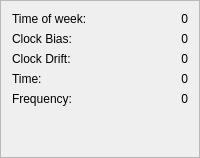
                <widget class="QFrame" name="frameCLOCK">
                 <property name="frameShape">
                  <enum>QFrame::StyledPanel</enum>
                 </property>
                 <property name="frameShadow">
                  <enum>QFrame::Raised</enum>
                 </property>
                 <layout class="QGridLayout" name="gridLayout_6">
                  <item row="2" column="1">
                   <widget class="QLabel" name="labelCLOCKD">
                    <property name="text">
                     <string>0</string>
                    </property>
                    <property name="alignment">
                     <set>Qt::AlignRight|Qt::AlignTrailing|Qt::AlignVCenter</set>
                    </property>
                   </widget>
                  </item>
                  <item row="4" column="1">
                   <widget class="QLabel" name="labelCLOCKF">
                    <property name="text">
                     <string>0</string>
                    </property>
                    <property name="alignment">
                     <set>Qt::AlignRight|Qt::AlignTrailing|Qt::AlignVCenter</set>
                    </property>
                   </widget>
                  </item>
                  <item row="3" column="0">
                   <widget class="QLabel" name="label_38">
                    <property name="text">
                     <string>Time: </string>
                    </property>
                   </widget>
                  </item>
                  <item row="2" column="0">
                   <widget class="QLabel" name="label_37">
                    <property name="text">
                     <string>Clock Drift: </string>
                    </property>
                   </widget>
                  </item>
                  <item row="1" column="0">
                   <widget class="QLabel" name="label_36">
                    <property name="text">
                     <string>Clock Bias: </string>
                    </property>
                   </widget>
                  </item>
                  <item row="1" column="1">
                   <widget class="QLabel" name="labelCLOCKB">
                    <property name="text">
                     <string>0</string>
                    </property>
                    <property name="alignment">
                     <set>Qt::AlignRight|Qt::AlignTrailing|Qt::AlignVCenter</set>
                    </property>
                   </widget>
                  </item>
                  <item row="0" column="1">
                   <widget class="QLabel" name="labelCLOCKITOW">
                    <property name="text">
                     <string>0</string>
                    </property>
                    <property name="alignment">
                     <set>Qt::AlignRight|Qt::AlignTrailing|Qt::AlignVCenter</set>
                    </property>
                   </widget>
                  </item>
                  <item row="0" column="0">
                   <widget class="QLabel" name="label_35">
                    <property name="text">
                     <string>Time of week: </string>
                    </property>
                   </widget>
                  </item>
                  <item row="3" column="1">
                   <widget class="QLabel" name="labelCLOCKT">
                    <property name="text">
                     <string>0</string>
                    </property>
                    <property name="alignment">
                     <set>Qt::AlignRight|Qt::AlignTrailing|Qt::AlignVCenter</set>
                    </property>
                   </widget>
                  </item>
                  <item row="4" column="0">
                   <widget class="QLabel" name="label_39">
                    <property name="text">
                     <string>Frequency: </string>
                    </property>
                   </widget>
                  </item>
                  <item row="5" column="0">
                   <spacer name="verticalSpacer_9">
                    <property name="orientation">
                     <enum>Qt::Vertical</enum>
                    </property>
                    <property name="sizeHint" stdset="0">
                     <size>
                      <width>20</width>
                      <height>40</height>
                     </size>
                    </property>
                   </spacer>
                  </item>
                 </layout>
                </widget>
